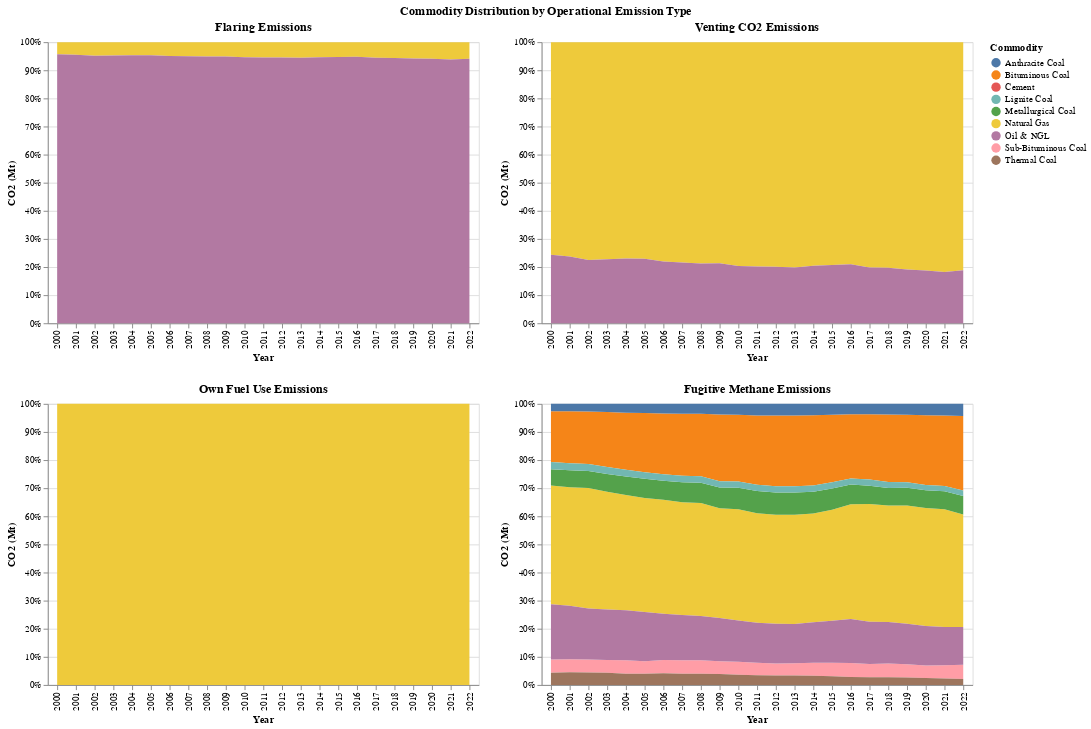

Here is the notebook cell this chart was saved with:
### Code cell
def op_emissions_by_commodity(df):

    # aggregate Emissions by commodity
    df = df.group_by(["year", "commodity"]).agg(pl.col(["flaring_emissions_MtCO2", 
         "venting_emissions_MtCO2",
         "own_fuel_use_emissions_MtCO2",
         "fugitive_methane_emissions_MtCO2e"]).sum())
    
    # set colors by commodity - NOT WORKING YET 
    # color_scale = alt.Scale(domain= 
    #                         ['Oil & NGL',
    #                          'Natural Gas',
    #                          'Anthracite Coal',
    #                          'Bituminous Coal',
    #                          'Lignite Coal',
    #                          'Metallurgical Coal',
    #                          'Sub- Bituminous Coal',
    #                          'Thermal Coal',
    #                          'Cement'], 
    #                         range=['red', 'orange', 'yellow', 'blue', 'green', 'indigo', 'violet','black', 'gray'])

    # develop chart 

    flaring = alt.Chart(df, title = "Flaring Emissions").mark_area().encode(
        alt.X("year:O").title("Year"),
        alt.Y("flaring_emissions_MtCO2:Q").title("CO2 (Mt)").stack("normalize"),
        alt.Color("commodity", title = "Commodity"),
    )

    venting = alt.Chart(df, title = "Venting CO2 Emissions").mark_area().encode(
        alt.X("year:O").title("Year"),
        alt.Y("venting_emissions_MtCO2:Q").title("CO2 (Mt)").stack("normalize"),
        alt.Color("commodity", title = "Commodity"),
    )


    own_fuel_use = alt.Chart(df, title = "Own Fuel Use Emissions").mark_area().encode(
        alt.X("year:O").title("Year"),
        alt.Y("own_fuel_use_emissions_MtCO2:Q").title("CO2 (Mt)").stack("normalize"),
        alt.Color("commodity", title = "Commodity"),
    )
    
    fugitive_methane = alt.Chart(df, title = "Fugitive Methane Emissions").mark_area().encode(
        alt.X("year:O").title("Year"),
        alt.Y("fugitive_methane_emissions_MtCO2e:Q").title("CO2 (Mt)").stack("normalize"),
        alt.Color("commodity", title = "Commodity")
    )

    # concatenate charts into a grid
    custom_title = alt.TitleParams('Commodity Distribution by Operational Emission Type', anchor='middle')
    upper = flaring | venting
    lower = own_fuel_use | fugitive_methane
    chart = alt.vconcat(upper, lower).properties(title = custom_title)

    return chart

fugitive_emissions_by_commodity(emissions)

### Figure 1 — Vega-Lite specification as saved in the notebook (floating-point values rounded to 4 significant figures; data arrays with more than 128 entries replaced by an {"elided": "..."} marker saying what was removed)
{"config": {"view": {"continuousWidth": 300, "continuousHeight": 300}}, "vconcat": [{"hconcat": [{"mark": {"type": "area"}, "encoding": {"color": {"field": "commodity", "title": "Commodity", "type": "nominal"}, "x": {"field": "year", "title": "Year", "type": "ordinal"}, "y": {"field": "flaring_emissions_MtCO2", "stack": "normalize", "title": "CO2 (Mt)", "type": "quantitative"}}, "title": "Flaring Emissions"}, {"mark": {"type": "area"}, "encoding": {"color": {"field": "commodity", "title": "Commodity", "type": "nominal"}, "x": {"field": "year", "title": "Year", "type": "ordinal"}, "y": {"field": "venting_emissions_MtCO2", "stack": "normalize", "title": "CO2 (Mt)", "type": "quantitative"}}, "title": "Venting CO2 Emissions"}]}, {"hconcat": [{"mark": {"type": "area"}, "encoding": {"color": {"field": "commodity", "title": "Commodity", "type": "nominal"}, "x": {"field": "year", "title": "Year", "type": "ordinal"}, "y": {"field": "own_fuel_use_emissions_MtCO2", "stack": "normalize", "title": "CO2 (Mt)", "type": "quantitative"}}, "title": "Own Fuel Use Emissions"}, {"mark": {"type": "area"}, "encoding": {"color": {"field": "commodity", "title": "Commodity", "type": "nominal"}, "x": {"field": "year", "title": "Year", "type": "ordinal"}, "y": {"field": "fugitive_methane_emissions_MtCO2e", "stack": "normalize", "title": "CO2 (Mt)", "type": "quantitative"}}, "title": "Fugitive Methane Emissions"}]}], "data": {"name": "data-9d4a8afc820d43d35a6a3523bdba5c94"}, "title": {"text": "Commodity Distribution by Operational Emission Type", "anchor": "middle"}, "$schema": "https://vega.github.io/schema/vega-lite/v5.20.1.json", "datasets": {"data-9d4a8afc820d43d35a6a3523bdba5c94": {"elided": "207 records"}}}
